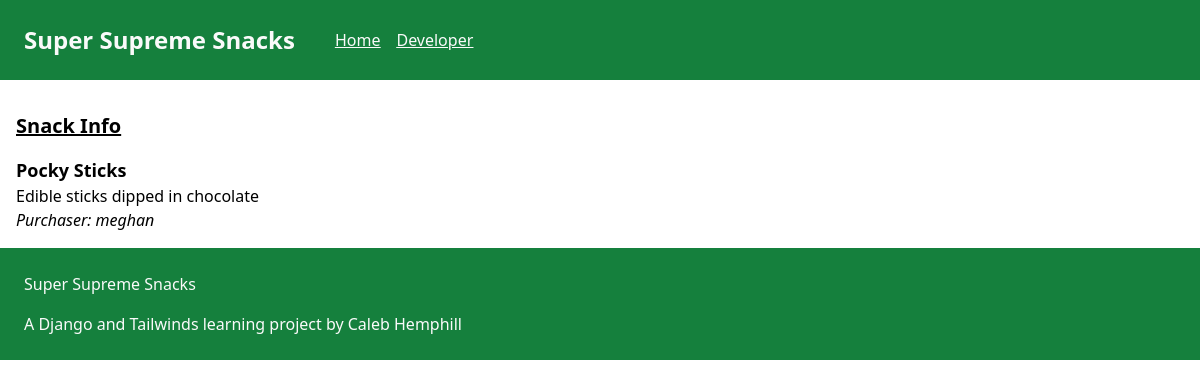
Page /4/ on the committed database.
### snacks/models.py (models this page shows, shortened)
class Snack(models.Model):
    name = models.CharField(max_length=64)
    description = models.TextField()
    purchaser = models.ForeignKey(get_user_model(), on_delete=models.CASCADE)

### snacks/views.py (the view)
# urls.py: path('<int:pk>/', SnackDetailView.as_view(), name='snack_detail'),
class SnackDetailView(DetailView):
    template_name = 'snack_detail.html'
    model = Snack

### templates/snack_detail.html
{% extends "base.html" %}
{% block main %}
<div class="flex-col p-4">
  <h2 class="py-4 text-xl underline font-black">Snack Info</h2>
  <h3 class="text-lg font-extrabold">{{snack.name}}</h3>
  <p>{{snack.description}}</p>
  <p class="italic">Purchaser: {{snack.purchaser}}</p>
</div>
{% endblock main %}

### rows in the picture
Snack: name "Pocky Sticks", description "Edible sticks dipped in chocolate", purchaser "meghan"
